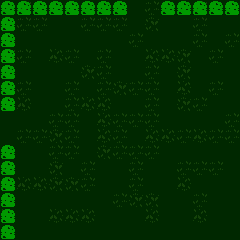

The image is a tile-based game level rendered from a .tmx file. Its description and complete source (layers, tilesets, objects, tile grids) follow:
An orthogonal 15x15 tile map with 16x16 px tiles, 3 tile layers (floor, wall, units).

<map version="1.10" tiledversion="1.11.2" orientation="orthogonal" renderorder="right-down" width="15" height="15" tilewidth="16" tileheight="16" infinite="0" nextlayerid="5" nextobjectid="1">
 <tileset firstgid="1" source="../tiles/farm.tsx" />
 <layer id="1" name="floor" width="15" height="15">
  <data encoding="csv">
4,18,4,4,4,4,4,4,4,18,4,4,18,4,4,
4,18,18,4,4,18,18,18,4,16,4,4,18,4,4,
4,4,4,4,4,4,4,4,18,4,4,4,18,4,18,
18,18,4,17,18,4,18,4,4,17,17,16,4,18,4,
4,4,4,4,4,16,18,4,4,18,4,16,4,4,4,
4,18,4,4,18,4,18,16,18,18,4,17,4,18,4,
4,17,4,4,18,17,17,4,4,18,4,16,18,4,4,
4,4,4,18,18,4,17,18,18,18,4,4,4,4,18,
4,18,18,16,18,4,17,18,4,17,17,18,17,18,18,
4,4,4,18,18,4,16,18,18,18,4,4,4,4,4,
4,4,4,16,4,18,4,4,18,4,4,18,18,18,4,
4,17,17,16,16,18,4,4,18,4,4,17,4,4,4,
4,4,4,4,4,4,4,18,16,16,4,4,18,4,4,
17,4,4,17,17,17,4,4,4,17,4,4,17,4,4,
4,4,4,4,4,4,4,4,4,4,4,4,4,4,4
</data>
 </layer>
 <layer id="3" name="wall" width="15" height="15">
  <data encoding="csv">
37,37,37,37,37,37,37,37,0,0,37,37,37,37,37,
37,0,0,0,0,0,0,0,0,0,0,0,0,0,0,
37,0,0,0,0,0,0,0,0,0,0,0,0,0,0,
37,0,0,0,0,0,0,0,0,0,0,0,0,0,0,
37,0,0,0,0,0,0,0,0,0,0,0,0,0,0,
37,0,0,0,0,0,0,0,0,0,0,0,0,0,0,
37,0,0,0,0,0,0,0,0,0,0,0,0,0,0,
0,0,0,0,0,0,0,0,0,0,0,0,0,0,0,
0,0,0,0,0,0,0,0,0,0,0,0,0,0,0,
37,0,0,0,0,0,0,0,0,0,0,0,0,0,0,
37,0,0,0,0,0,0,0,0,0,0,0,0,0,0,
37,0,0,0,0,0,0,0,0,0,0,0,0,0,0,
37,0,0,0,0,0,0,0,0,0,0,0,0,0,0,
37,0,0,0,0,0,0,0,0,0,0,0,0,0,0,
37,0,0,0,0,0,0,0,0,0,0,0,0,0,0
</data>
 </layer>
 <layer id="4" name="units" width="15" height="15">
  <data encoding="csv">
0,0,0,0,0,0,0,0,0,0,0,0,0,0,0,
0,0,0,0,0,0,0,0,0,0,0,0,0,0,0,
0,0,0,0,0,0,0,0,0,0,0,0,0,0,0,
0,0,0,0,0,0,0,0,0,0,0,0,0,0,0,
0,0,0,0,0,0,0,0,0,0,0,0,0,0,0,
0,0,0,0,0,0,0,0,0,0,0,0,0,0,0,
0,0,0,0,0,0,0,0,0,0,0,0,0,0,0,
0,0,0,0,0,0,0,0,0,0,0,0,0,0,0,
0,0,0,0,0,0,0,0,0,0,0,0,0,0,0,
0,0,0,0,0,0,0,0,0,0,0,0,0,0,0,
0,0,0,0,0,0,0,0,0,0,0,0,0,0,0,
0,0,0,0,0,0,0,0,0,0,0,0,0,0,0,
0,0,0,0,0,0,0,0,0,0,0,0,0,0,0,
0,0,0,0,0,0,0,0,0,0,0,0,0,0,0,
0,0,0,0,0,0,0,0,0,0,0,0,0,0,0
</data>
 </layer>
</map>